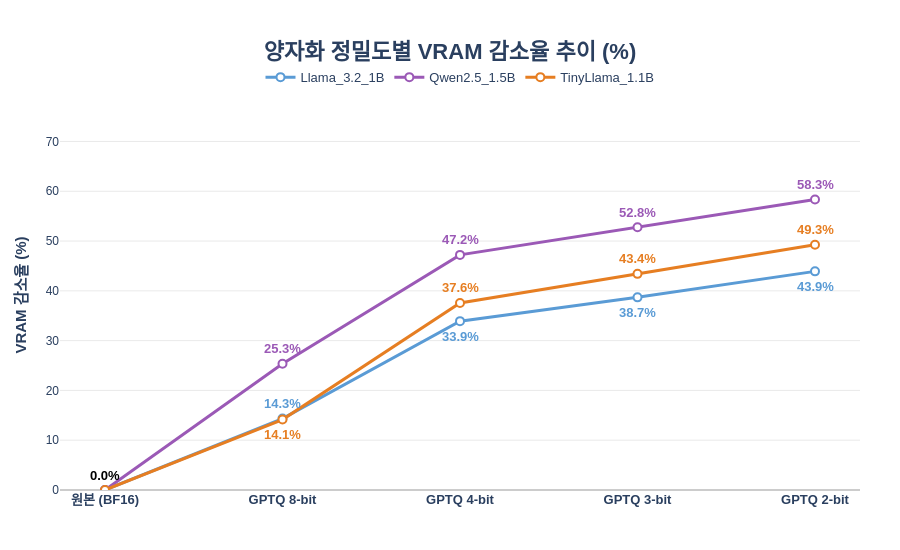

Write notebook code for a chart like this one.
### Code cell
import os
import re
import plotly.graph_objects as go

# =====================================================================
# 1. 데이터 파싱 및 추출 함수
# =====================================================================
def parse_log_file(file_path):
    if not os.path.exists(file_path): return [0.0] * 5
    with open(file_path, 'r', encoding='utf-8') as f:
        log_text = f.read()
    try:
        base_vram = float(re.search(r'순수 모델 적재 VRAM:\s*([\d.]+)\s*GB', log_text).group(1))
        vram_8bit = float(re.search(r'8-bit 적재 VRAM:\s*([\d.]+)\s*GB', log_text).group(1))
        vram_4bit = float(re.search(r'4-bit 적재 VRAM:\s*([\d.]+)\s*GB', log_text).group(1))
        vram_3bit = float(re.search(r'3-bit 적재 VRAM:\s*([\d.]+)\s*GB', log_text).group(1))
        vram_2bit = float(re.search(r'2-bit 적재 VRAM:\s*([\d.]+)\s*GB', log_text).group(1))
    except AttributeError:
        return [0.0] * 5
    return [base_vram, vram_8bit, vram_4bit, vram_3bit, vram_2bit]

def calculate_reduction_rates(data_list):
    base_val = data_list[0]
    if base_val == 0: return [0.0] * 5
    return [0.0] + [((base_val - val) / base_val) * 100 for val in data_list[1:]]

# =====================================================================
# 2. 경로 설정 및 데이터 연산
# =====================================================================
log_paths = {
    'Llama_3.2_1B': r'C:\Users\user\SLM\02_cuda_aligned\all_logs\Llama_3.2_1B\master_log_Llama_3.2_1B_Distillation_20260406_031434.log',
    'Qwen2.5_1.5B': r'C:\Users\user\SLM\02_cuda_aligned\all_logs\Qwen2.5_1.5B\master_log_Qwen2.5_1.5B_Base_RLHF_20260406_010213.log',
    'TinyLlama_1.1B': r'C:\Users\user\SLM\02_cuda_aligned\all_logs\TinyLlama_1.1B\master_log_TinyLlama_1.1B_Base_Scratch_20260405_231336.log'
}

model_rates = {}
for model_name, path in log_paths.items():
    vram_values = parse_log_file(path)
    model_rates[model_name] = calculate_reduction_rates(vram_values)

# X축 라벨 선언
labels = ['원본 (BF16)', 'GPTQ 8-bit', 'GPTQ 4-bit', 'GPTQ 3-bit', 'GPTQ 2-bit']

# 선 및 텍스트 색상 (진한 톤 유지)
line_colors = {'Llama_3.2_1B': '#5A9BD5', 'Qwen2.5_1.5B': '#9B59B6', 'TinyLlama_1.1B': '#E67E22'}

# =====================================================================
# 3. 단일 선형 그래프 시각화 (X축 라벨 포함)
# =====================================================================
fig = go.Figure()

for model_name, rates in model_rates.items():
    # 1. 선과 마커 (X축 라벨 적용)
    fig.add_trace(go.Scatter(
        name=model_name,
        x=labels, 
        y=rates,
        mode='lines+markers', 
        line=dict(color=line_colors[model_name], width=3),
        marker=dict(size=8, symbol='circle', color='white', line=dict(color=line_colors[model_name], width=2)),
        showlegend=True, # 단일 그래프이므로 범례 활성화
        hovertemplate="<b>%{x}</b><br>모델: " + model_name + "<br>감소율: %{y:.2f}%<extra></extra>"
    ))

    # 2. 텍스트 주석(Annotation) 개별 추가
    OFFSET_PX = 15 
    
    for i, rate in enumerate(rates):
        # 0% 중복 표기 방지 (기준점인 Qwen 하나만 남김)
        if i == 0 and model_name != 'Qwen2.5_1.5B':
            continue
            
        text_val = "<b>0.0%</b>" if i == 0 else f"<b>{rate:.1f}%</b>"
        text_col = 'black' if i == 0 else line_colors[model_name]
        
        # 텍스트 겹침 방지를 위한 상하 배치 제어
        is_top = True
        if model_name == 'Llama_3.2_1B' and i != 1: is_top = False
        if model_name == 'TinyLlama_1.1B' and i == 1: is_top = False
        
        shift_val = OFFSET_PX if is_top else -OFFSET_PX
        
        fig.add_annotation(
            x=labels[i],
            y=rate,
            text=text_val,
            font=dict(size=13, color=text_col),
            showarrow=False,
            yshift=shift_val
        )

# =====================================================================
# 4. 레이아웃 및 여백 설정 (단일 차트 맞춤형)
# =====================================================================
max_rate = max([max(r) for r in model_rates.values() if r]) if any(model_rates.values()) else 100

fig.update_layout(
    title=dict(
        text='<b>양자화 정밀도별 VRAM 감소율 추이 (%)</b>', 
        font=dict(size=22), x=0.5, y=0.92
    ),
    yaxis_title=dict(text='<b>VRAM 감소율 (%)</b>', font=dict(size=15)),
    height=550, # PPT 삽입에 적합하도록 높이 축소
    font=dict(family="Malgun Gothic, AppleGothic, NanumGothic, sans-serif"),
    plot_bgcolor='white',
    # 범례 중앙 정렬 배치
    legend=dict(
        orientation="h", yanchor="bottom", y=1.02, xanchor="center", x=0.5, 
        font=dict(size=13)
    ),
    margin=dict(t=100, b=60, l=60, r=40) # 하단 여백(b)을 충분히 주어 X축 라벨 공간 확보
)

fig.update_yaxes(range=[0, max_rate + 20], showgrid=True, gridcolor='#EAEAEA', zeroline=True, zerolinecolor='#CCCCCC')
fig.update_xaxes(tickfont=dict(size=13, weight='bold'))

fig.show()

### Figure 1 — Plotly figure (JSON) as saved in the notebook; plotly's stock layout.template omitted (floating-point values rounded to 4 significant figures)
{"data": [{"hovertemplate": "<b>%{x}</b><br>모델: Llama_3.2_1B<br>감소율: %{y:.2f}%<extra></extra>", "line": {"color": "#5A9BD5", "width": 3}, "marker": {"color": "white", "line": {"color": "#5A9BD5", "width": 2}, "size": 8, "symbol": "circle"}, "mode": "lines+markers", "name": "Llama_3.2_1B", "showlegend": true, "type": "scatter", "x": ["원본 (BF16)", "GPTQ 8-bit", "GPTQ 4-bit", "GPTQ 3-bit", "GPTQ 2-bit"], "y": [0, 14.35, 33.91, 38.7, 43.91]}, {"hovertemplate": "<b>%{x}</b><br>모델: Qwen2.5_1.5B<br>감소율: %{y:.2f}%<extra></extra>", "line": {"color": "#9B59B6", "width": 3}, "marker": {"color": "white", "line": {"color": "#9B59B6", "width": 2}, "size": 8, "symbol": "circle"}, "mode": "lines+markers", "name": "Qwen2.5_1.5B", "showlegend": true, "type": "scatter", "x": ["원본 (BF16)", "GPTQ 8-bit", "GPTQ 4-bit", "GPTQ 3-bit", "GPTQ 2-bit"], "y": [0, 25.35, 47.22, 52.78, 58.33]}, {"hovertemplate": "<b>%{x}</b><br>모델: TinyLlama_1.1B<br>감소율: %{y:.2f}%<extra></extra>", "line": {"color": "#E67E22", "width": 3}, "marker": {"color": "white", "line": {"color": "#E67E22", "width": 2}, "size": 8, "symbol": "circle"}, "mode": "lines+markers", "name": "TinyLlama_1.1B", "showlegend": true, "type": "scatter", "x": ["원본 (BF16)", "GPTQ 8-bit", "GPTQ 4-bit", "GPTQ 3-bit", "GPTQ 2-bit"], "y": [0, 14.15, 37.56, 43.41, 49.27]}], "layout": {"annotations": [{"font": {"color": "#5A9BD5", "size": 13}, "showarrow": false, "text": "<b>14.3%</b>", "x": "GPTQ 8-bit", "y": 14.35, "yshift": 15}, {"font": {"color": "#5A9BD5", "size": 13}, "showarrow": false, "text": "<b>33.9%</b>", "x": "GPTQ 4-bit", "y": 33.91, "yshift": -15}, {"font": {"color": "#5A9BD5", "size": 13}, "showarrow": false, "text": "<b>38.7%</b>", "x": "GPTQ 3-bit", "y": 38.7, "yshift": -15}, {"font": {"color": "#5A9BD5", "size": 13}, "showarrow": false, "text": "<b>43.9%</b>", "x": "GPTQ 2-bit", "y": 43.91, "yshift": -15}, {"font": {"color": "black", "size": 13}, "showarrow": false, "text": "<b>0.0%</b>", "x": "원본 (BF16)", "y": 0, "yshift": 15}, {"font": {"color": "#9B59B6", "size": 13}, "showarrow": false, "text": "<b>25.3%</b>", "x": "GPTQ 8-bit", "y": 25.35, "yshift": 15}, {"font": {"color": "#9B59B6", "size": 13}, "showarrow": false, "text": "<b>47.2%</b>", "x": "GPTQ 4-bit", "y": 47.22, "yshift": 15}, {"font": {"color": "#9B59B6", "size": 13}, "showarrow": false, "text": "<b>52.8%</b>", "x": "GPTQ 3-bit", "y": 52.78, "yshift": 15}, {"font": {"color": "#9B59B6", "size": 13}, "showarrow": false, "text": "<b>58.3%</b>", "x": "GPTQ 2-bit", "y": 58.33, "yshift": 15}, {"font": {"color": "#E67E22", "size": 13}, "showarrow": false, "text": "<b>14.1%</b>", "x": "GPTQ 8-bit", "y": 14.15, "yshift": -15}, {"font": {"color": "#E67E22", "size": 13}, "showarrow": false, "text": "<b>37.6%</b>", "x": "GPTQ 4-bit", "y": 37.56, "yshift": 15}, {"font": {"color": "#E67E22", "size": 13}, "showarrow": false, "text": "<b>43.4%</b>", "x": "GPTQ 3-bit", "y": 43.41, "yshift": 15}, {"font": {"color": "#E67E22", "size": 13}, "showarrow": false, "text": "<b>49.3%</b>", "x": "GPTQ 2-bit", "y": 49.27, "yshift": 15}], "font": {"family": "Malgun Gothic, AppleGothic, NanumGothic, sans-serif"}, "height": 550, "legend": {"font": {"size": 13}, "orientation": "h", "x": 0.5, "xanchor": "center", "y": 1.02, "yanchor": "bottom"}, "margin": {"b": 60, "l": 60, "r": 40, "t": 100}, "plot_bgcolor": "white", "title": {"font": {"size": 22}, "text": "<b>양자화 정밀도별 VRAM 감소율 추이 (%)</b>", "x": 0.5, "y": 0.92}, "xaxis": {"tickfont": {"size": 13, "weight": "bold"}}, "yaxis": {"gridcolor": "#EAEAEA", "range": [0, 78.33], "showgrid": true, "title": {"font": {"size": 15}, "text": "<b>VRAM 감소율 (%)</b>"}, "zeroline": true, "zerolinecolor": "#CCCCCC"}}}
